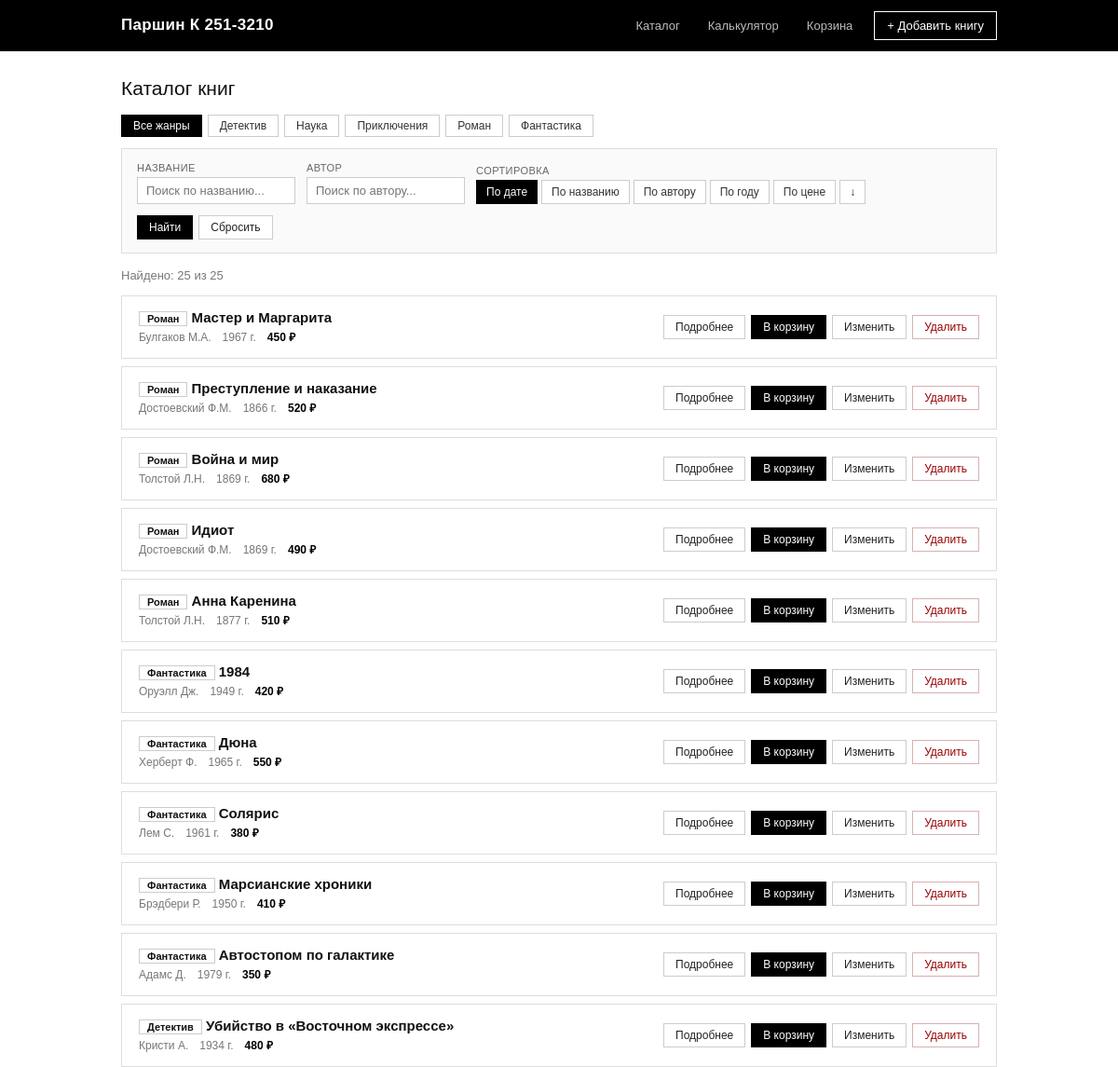
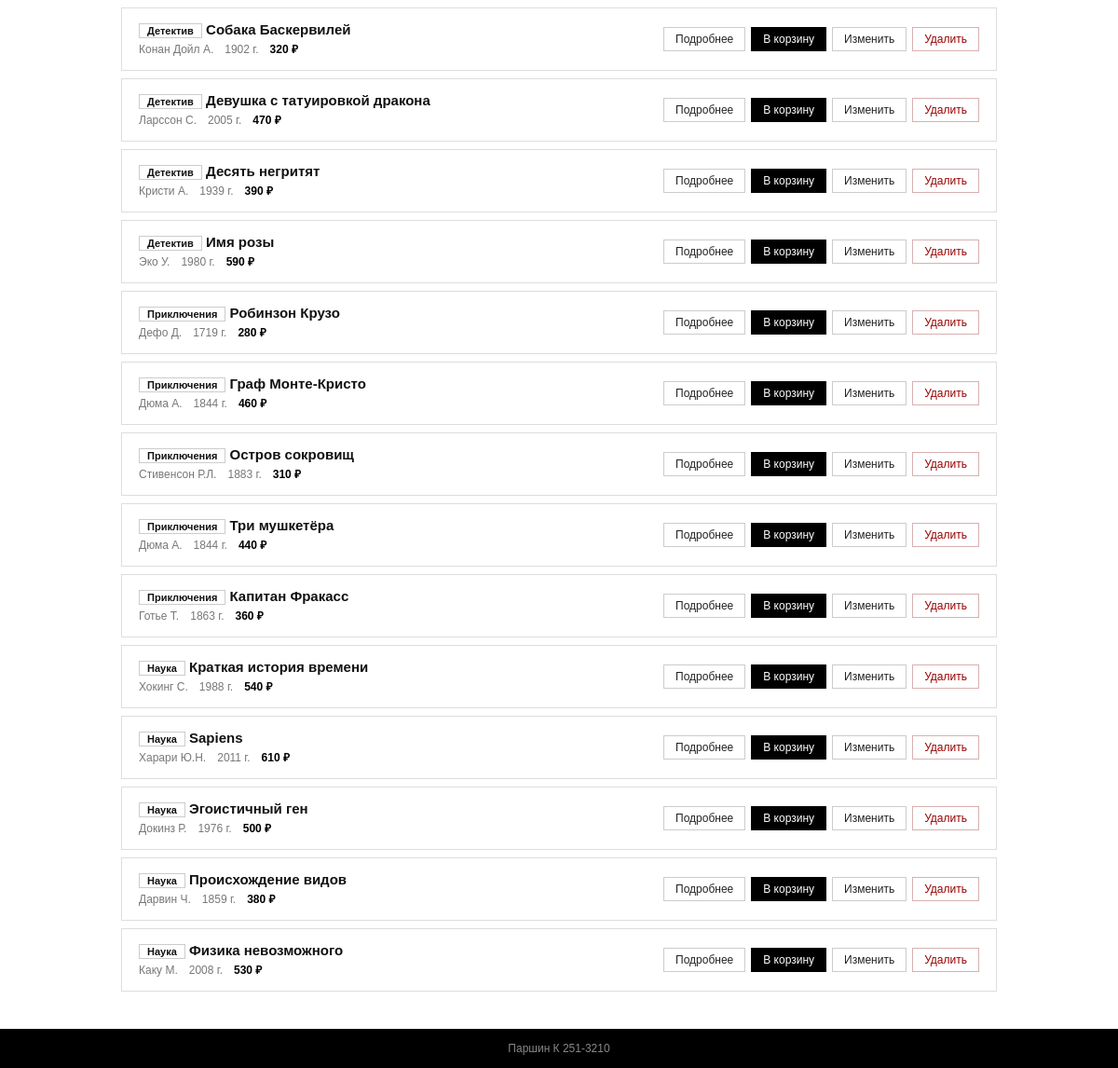
The page / on the database its author committed (2 pictures, top to bottom).
### tables this page shows
CREATE TABLE IF NOT EXISTS books (
    id          INT AUTO_INCREMENT PRIMARY KEY,
    title       VARCHAR(200) NOT NULL,
    author      VARCHAR(150) NOT NULL,
    genre       VARCHAR(50)  NOT NULL DEFAULT 'Разное',
    year        SMALLINT     DEFAULT NULL,
    price       DECIMAL(8,2) NOT NULL DEFAULT 0,
    description TEXT,
    added_at    DATETIME     NOT NULL DEFAULT CURRENT_TIMESTAMP
);

### Controllers/BookController.php (called while the page is built, shortened)
<?php
class BookController
{
    public function index(?string $id = null): void
    {
        $books = Book::all();
        $filterGenre  = $_GET['genre']  ?? '';
        $filterTitle  = trim($_GET['title']  ?? '');
        $filterAuthor = trim($_GET['author'] ?? '');
        $sortBy  = in_array($_GET['sort'] ?? '', ['title','author','year','price','added_at']) ? $_GET['sort'] : 'added_at';
        $sortDir = ($_GET['dir'] ?? 'desc') === 'asc' ? 'asc' : 'desc';
        usort($books, function ($a, $b) use ($sortBy, $sortDir) {
            $va = $sortBy === 'price' ? (float)$a[$sortBy] : (string)$a[$sortBy];
            $vb = $sortBy === 'price' ? (float)$b[$sortBy] : (string)$b[$sortBy];
            $cmp = $va <=> $vb;
            return $sortDir === 'asc' ? $cmp : -$cmp;
        });
        $allBooks   = Book::all();
        $genres     = array_unique(array_column($allBooks, 'genre'));
        sort($genres);
        $totalCount = Book::countAll();
        require __DIR__ . '/../views/book/index.php';
    }
}

### Models/Book.php (called while the page is built, shortened)
<?php
class Book
{
    private static ?\PDO $pdo = null;
    public static function db(): \PDO
    {
        if (self::$pdo === null) {
            self::$pdo = new \PDO(
                'mysql:host=localhost;dbname=bookstore;charset=utf8',
                'root',
                '',
                [\PDO::ATTR_ERRMODE => \PDO::ERRMODE_EXCEPTION]
            );
        }
        return self::$pdo;
    }
    public static function all(): array
    {
        $stmt = self::db()->query('SELECT * FROM books ORDER BY added_at DESC');
        return $stmt->fetchAll(\PDO::FETCH_ASSOC);
    }
    public static function countAll(): int
    {
        return (int) self::db()->query('SELECT COUNT(*) FROM books')->fetchColumn();
    }
}

### autoload.php (called while the page is built, shortened)
<?php
spl_autoload_register(function (string $class): void {
    $path = __DIR__ . '/' . str_replace(['MyProject\\', '\\'], ['', '/'], $class) . '.php';
});

### views/book/index.php (the view, shortened to what this page needs)
<?php require __DIR__ . '/../layout/header.php'; ?>
<div class="page-title">
    <?= $filterGenre ? htmlspecialchars($filterGenre) : 'Каталог книг' ?>
</div>
<div class="genre-tabs">
    <a href="<?= url('book') ?>" class="genre-tab <?= !$filterGenre ? 'active' : '' ?>">Все жанры</a>
    <?php foreach ($genres as $g): ?>
        <a href="<?= url('book') ?>?genre=<?= urlencode($g) ?>"
           class="genre-tab <?= $filterGenre === $g ? 'active' : '' ?>">
            <?= htmlspecialchars($g) ?>
        </a>
    <?php endforeach; ?>
</div>
<div class="filter-box">
    <form method="GET" action="<?= url('book') ?>">
        <div class="filter-row">
            <div class="fg">
                <label>Название</label>
                <input type="text" name="title" value="<?= htmlspecialchars($filterTitle) ?>" placeholder="Поиск по названию...">
            </div>
            <div class="fg">
                <label>Автор</label>
                <input type="text" name="author" value="<?= htmlspecialchars($filterAuthor) ?>" placeholder="Поиск по автору...">
            </div>
            <div class="sort-group">
                <label>Сортировка</label>
                <div class="sort-btns">
                    <button type="submit" name="sort" value="added_at" class="sort-btn <?= $sortBy==='added_at'?'active':'' ?>">По дате</button>
                    <button type="submit" name="sort" value="title"    class="sort-btn <?= $sortBy==='title'   ?'active':'' ?>">По названию</button>
                    <button type="submit" name="sort" value="author"   class="sort-btn <?= $sortBy==='author'  ?'active':'' ?>">По автору</button>
                    <button type="submit" name="sort" value="year"     class="sort-btn <?= $sortBy==='year'    ?'active':'' ?>">По году</button>
                    <button type="submit" name="sort" value="price"    class="sort-btn <?= $sortBy==='price'   ?'active':'' ?>">По цене</button>
                    <button type="submit" class="sort-btn"><?= $sortDir==='asc'?'↑':'↓' ?></button>
                </div>
            </div>
            <div style="display:flex;gap:6px;align-items:flex-end">
                <button type="submit" class="btn btn-primary">Найти</button>
                <a href="<?= url('book') ?>" class="btn">Сбросить</a>
            </div>
        </div>
    </form>
</div>
<div class="count-label">Найдено: <?= count($books) ?> из <?= $totalCount ?></div>
<?php if (empty($books)): ?>
    <p style="color:#888; font-size:13px;">Ничего не найдено.</p>
<?php else: ?>
    <?php foreach ($books as $b): ?>
    <div class="book-card">
        <div class="book-info">
            <div class="book-title">
                <span class="genre-badge"><?= htmlspecialchars($b['genre'] ?: 'Разное') ?></span>
                <a href="<?= url('book/' . $b['id']) ?>"><?= htmlspecialchars($b['title']) ?></a>
            </div>
            <div class="book-meta">
                <span><?= htmlspecialchars($b['author']) ?></span>
                <?php if ($b['year']): ?><span><?= (int)$b['year'] ?> г.</span><?php endif; ?>
                <span class="book-price"><?= number_format((float)$b['price'], 0, '.', ' ') ?> ₽</span>
            </div>
        </div>
        <div class="book-actions">
            <a href="<?= url('book/' . $b['id']) ?>"           class="btn">Подробнее</a>
            <form method="POST" action="<?= url('book/' . $b['id'] . '/cart') ?>">
                <button type="submit" class="btn btn-primary">В корзину</button>
            </form>
            <a href="<?= url('book/' . $b['id'] . '/edit') ?>" class="btn">Изменить</a>
            <form method="POST" action="<?= url('book/' . $b['id'] . '/delete') ?>"
                  onsubmit="return confirm('Удалить книгу «<?= htmlspecialchars(addslashes($b['title'])) ?>»?')">
                <button class="btn btn-danger">Удалить</button>
            </form>
        </div>
    </div>
    <?php endforeach; ?>
<?php endif; ?>
<?php require __DIR__ . '/../layout/footer.php'; ?>

### index.php (shortened to what this page needs)
<?php
require_once __DIR__ . '/autoload.php';
function url(string $path): string {
    return BASE_PATH . '/' . ltrim($path, '/');
}
$requestPath = parse_url($_SERVER['REQUEST_URI'], PHP_URL_PATH);
$uri = trim(substr($requestPath, strlen(BASE_PATH)), '/');
$routes = [
    '~^book/(\d+)/edit$~'   => [\MyProject\Controllers\BookController::class, 'edit'],
    '~^book/(\d+)/delete$~' => [\MyProject\Controllers\BookController::class, 'delete'],
    '~^book/(\d+)/cart$~'   => [\MyProject\Controllers\BookController::class, 'cartAdd'],
    '~^book/(\d+)$~'        => [\MyProject\Controllers\BookController::class, 'view'],
    '~^book/create$~'       => [\MyProject\Controllers\BookController::class, 'create'],
    '~^book/?$~'            => [\MyProject\Controllers\BookController::class, 'index'],
    '~^cart/(\d+)/update$~' => [\MyProject\Controllers\BookController::class, 'cartUpdate'],
    '~^cart/(\d+)/remove$~' => [\MyProject\Controllers\BookController::class, 'cartRemove'],
    '~^cart/clear$~'        => [\MyProject\Controllers\BookController::class, 'cartClear'],
    '~^cart$~'               => [\MyProject\Controllers\BookController::class, 'cartView'],
    '~^$~'                   => [\MyProject\Controllers\BookController::class, 'index'],
];
foreach ($routes as $pattern => $handler) {
    if (preg_match($pattern, $uri, $matches)) {
        [$controllerClass, $method] = $handler;
        $controller = new $controllerClass();
        $id = $matches[1] ?? null;
        $controller->$method($id);
        break;
    }
}

### views/layout/header.php (shortened to what this page needs)
<!DOCTYPE html>
<html lang="ru">
<head>
</head>
<body>
<header class="header">
    <div class="header-inner">
        <a href="<?= url('') ?>" class="logo">Паршин К 251-3210</a>
        <nav class="nav">
            <a href="<?= url('book') ?>">Каталог</a>
            <a href="<?= url('calculator.php') ?>">Калькулятор</a>
            <a href="<?= url('cart') ?>" class="cart-link">Корзина<?php if (!empty($cartCount)): ?><span class="cart-badge"><?= $cartCount ?></span><?php endif; ?></a>
            <a href="<?= url('book/create') ?>" class="btn-add">+ Добавить книгу</a>
        </nav>
    </div>
</header>
<div class="wrap">

### views/layout/footer.php
</div>
<footer class="footer">Паршин К 251-3210</footer>
</body>
</html>

### views/layout/header.php (style rules this page uses)
* { box-sizing: border-box; margin: 0; padding: 0; }
body { font-family: Arial, Helvetica, sans-serif; background: #fff; color: #111; font-size: 14px; min-height: 100vh; }
.header { background: #000; border-bottom: 1px solid #000; }
.header-inner { max-width: 980px; margin: 0 auto; padding: 0 20px; display: flex; align-items: center; justify-content: space-between; height: 54px; }
.logo { font-size: 17px; font-weight: bold; color: #fff; text-decoration: none; letter-spacing: .3px; }
.nav { display: flex; gap: 4px; align-items: center; }
.nav a { color: #bbb; text-decoration: none; font-size: 13px; padding: 7px 13px; }
.nav .btn-add { border: 1px solid #fff; color: #fff; margin-left: 6px; }
.nav .cart-link { position: relative; }
.wrap { max-width: 980px; margin: 28px auto; padding: 0 20px; }
.genre-tabs { display: flex; flex-wrap: wrap; gap: 6px; margin-bottom: 12px; }
.genre-tab { font-size: 12px; padding: 4px 12px; border: 1px solid #ccc; background: #fff; color: #333; text-decoration: none; }
.genre-tab.active { background: #000; color: #fff; border-color: #000; }
.filter-box { background: #fafafa; border: 1px solid #ddd; padding: 14px 16px; margin-bottom: 16px; }
.filter-row { display: flex; flex-wrap: wrap; gap: 12px; align-items: flex-end; }
.fg { display: flex; flex-direction: column; gap: 4px; }
.fg label { font-size: 11px; color: #666; text-transform: uppercase; letter-spacing: .04em; }
.fg input { font-size: 13px; padding: 6px 9px; border: 1px solid #ccc; background: #fff; color: #111; width: 170px; }
.sort-group { display: flex; flex-direction: column; gap: 4px; }
.sort-group label { font-size: 11px; color: #666; text-transform: uppercase; letter-spacing: .04em; }
.sort-btns { display: flex; gap: 4px; flex-wrap: wrap; }
.sort-btn { font-size: 12px; padding: 5px 10px; border: 1px solid #ccc; background: #fff; color: #333; cursor: pointer; }
.sort-btn.active { background: #000; color: #fff; border-color: #000; }
.book-card { background: #fff; border: 1px solid #ddd; padding: 14px 18px; margin-bottom: 8px; display: flex; align-items: center; gap: 14px; }
.book-info { flex: 1; }
.book-title { font-size: 15px; font-weight: bold; margin-bottom: 4px; }
.book-title a { color: #111; text-decoration: none; }
.book-meta { font-size: 12px; color: #777; display: flex; gap: 12px; flex-wrap: wrap; align-items: center; }
.genre-badge { border: 1px solid #ccc; font-size: 11px; padding: 1px 8px; }
.book-price { font-weight: bold; color: #000; }
.book-actions { display: flex; gap: 6px; flex-shrink: 0; flex-wrap: wrap; }
.btn { display: inline-block; font-size: 12px; padding: 5px 12px; border: 1px solid #ccc; background: #fff; color: #222; text-decoration: none; cursor: pointer; font-family: inherit; }
.btn-primary { background: #000; color: #fff; border-color: #000; }
.btn-danger { color: #900; border-color: #d8b0b0; }
.page-title { font-size: 21px; margin-bottom: 16px; }
.count-label { font-size: 13px; color: #777; margin-bottom: 14px; }
.footer { background: #000; color: #888; text-align: center; padding: 14px; font-size: 12px; margin-top: 40px; }

### rows shown on the page
books: genre "Роман", title "Мастер и Маргарита", author "Булгаков М.А.", year "1967", price "450"
books: genre "Роман", title "Преступление и наказание", author "Достоевский Ф.М.", year "1866", price "520"
books: genre "Роман", title "Война и мир", author "Толстой Л.Н.", year "1869", price "680"
books: genre "Роман", title "Идиот", author "Достоевский Ф.М.", year "1869", price "490"
books: genre "Роман", title "Анна Каренина", author "Толстой Л.Н.", year "1877", price "510"
books: genre "Фантастика", title "1984", author "Оруэлл Дж.", year "1949", price "420"
books: genre "Фантастика", title "Дюна", author "Херберт Ф.", year "1965", price "550"
books: genre "Фантастика", title "Солярис", author "Лем С.", year "1961", price "380"
books: genre "Фантастика", title "Марсианские хроники", author "Брэдбери Р.", year "1950", price "410"
books: genre "Фантастика", title "Автостопом по галактике", author "Адамс Д.", year "1979", price "350"
books: genre "Детектив", title "Убийство в «Восточном экспрессе»", author "Кристи А.", year "1934", price "480"
books: genre "Детектив", title "Собака Баскервилей", author "Конан Дойл А.", year "1902", price "320"
books: genre "Детектив", title "Девушка с татуировкой дракона", author "Ларссон С.", year "2005", price "470"
books: genre "Детектив", title "Десять негритят", author "Кристи А.", year "1939", price "390"
books: genre "Детектив", title "Имя розы", author "Эко У.", year "1980", price "590"
books: genre "Приключения", title "Робинзон Крузо", author "Дефо Д.", year "1719", price "280"
books: genre "Приключения", title "Граф Монте-Кристо", author "Дюма А.", year "1844", price "460"
books: genre "Приключения", title "Остров сокровищ", author "Стивенсон Р.Л.", year "1883", price "310"
books: genre "Приключения", title "Три мушкетёра", author "Дюма А.", year "1844", price "440"
books: genre "Приключения", title "Капитан Фракасс", author "Готье Т.", year "1863", price "360"
books: genre "Наука", title "Краткая история времени", author "Хокинг С.", year "1988", price "540"
books: genre "Наука", title "Sapiens", author "Харари Ю.Н.", year "2011", price "610"
books: genre "Наука", title "Эгоистичный ген", author "Докинз Р.", year "1976", price "500"
books: genre "Наука", title "Происхождение видов", author "Дарвин Ч.", year "1859", price "380"
books: genre "Наука", title "Физика невозможного", author "Каку М.", year "2008", price "530"

### other values the page prints
$g "Детектив"
$g "Наука"
$g "Приключения"
$g "Роман"
$g "Фантастика"
count($books) "25"
$totalCount "25"
